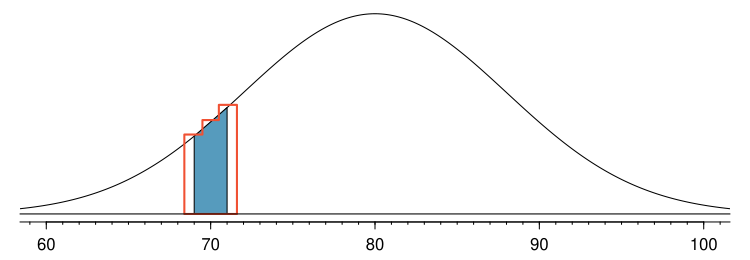

Recreate this plot in R.
library(openintro)
data(COL)

k  <- 0:400
p  <- 0.2
n  <- 400
xlim <- c(60,100)

myPDF('normApproxToBinomFail.pdf', 7.5, 2.6, mfrow=c(1,1), mar=c(1.9, 1, 0.3, 1), mgp=c(2.2, 0.6, 0), tcl=-0.35)

#pk <- dbinom(k, n, p)
#plot(k-0.5,pk,type='s', xlim=xlim, axes=FALSE, xlab="Exact binomial", ylab="")
#polygon(c(68,68,69,69,70,70,71,71)+0.5, dbinom(c(-1000,69,69,70,70,71,71,-1000), 400, .2), col="#22558833")
#axis(1)
#abline(h=0)

X <- seq(40, 120, 0.01)
Y <- dnorm(X, 80, 8)
plot(X, Y, type="l", xlim=xlim, axes=FALSE, xlab="", ylab="")
polygon(c(69,69,71,71), dnorm(c(-1000, 69, 71, -1000), 80, 8), col=COL[1])
polygon(c(67.9,67.9,69,69,70,70,71.1,71.1)+0.5, dbinom(c(-1000,69,69,70,70,71,71,-1000), 400, .2), border=COL[4], lwd=2)
axis(1)
axis(1, 1:200, rep("", 200), tcl=-0.12)
abline(h=0)

dev.off()
